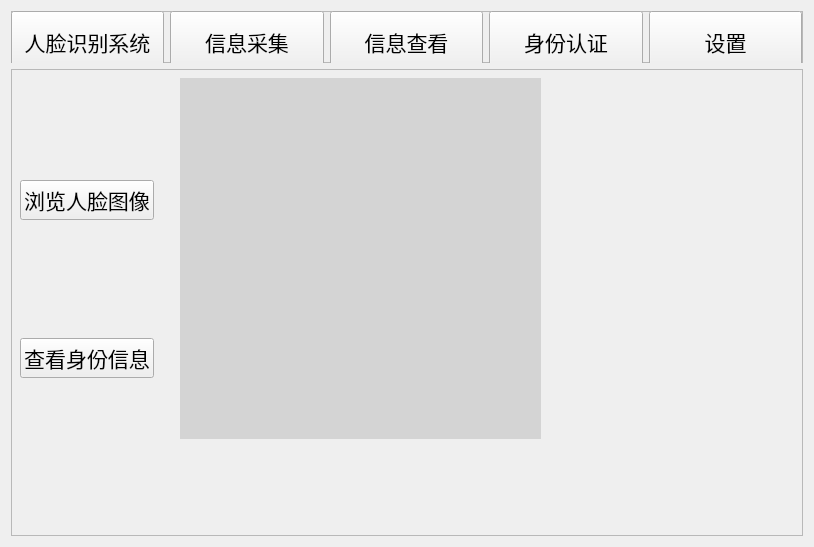
<?xml version="1.0" encoding="UTF-8"?>
<ui version="4.0">
 <class>FRSystem</class>
 <widget class="QWidget" name="FRSystem">
  <property name="geometry">
   <rect>
    <x>0</x>
    <y>0</y>
    <width>814</width>
    <height>547</height>
   </rect>
  </property>
  <property name="sizePolicy">
   <sizepolicy hsizetype="Expanding" vsizetype="Expanding">
    <horstretch>0</horstretch>
    <verstretch>0</verstretch>
   </sizepolicy>
  </property>
  <property name="windowTitle">
   <string>人脸识别数据管理系统</string>
  </property>
  <layout class="QVBoxLayout" name="verticalLayout_3">
   <item>
    <layout class="QVBoxLayout" name="verticalLayout">
     <item>
      <widget class="QFrame" name="frame">
       <property name="sizePolicy">
        <sizepolicy hsizetype="Expanding" vsizetype="Expanding">
         <horstretch>0</horstretch>
         <verstretch>3</verstretch>
        </sizepolicy>
       </property>
       <property name="frameShape">
        <enum>QFrame::StyledPanel</enum>
       </property>
       <property name="frameShadow">
        <enum>QFrame::Raised</enum>
       </property>
       <property name="lineWidth">
        <number>1</number>
       </property>
       <widget class="QWidget" name="horizontalLayoutWidget">
        <property name="geometry">
         <rect>
          <x>0</x>
          <y>0</y>
          <width>791</width>
          <height>62</height>
         </rect>
        </property>
        <layout class="QHBoxLayout" name="horizontalLayout">
         <item>
          <widget class="QPushButton" name="pushButton_11">
           <property name="sizePolicy">
            <sizepolicy hsizetype="Minimum" vsizetype="Expanding">
             <horstretch>0</horstretch>
             <verstretch>0</verstretch>
            </sizepolicy>
           </property>
           <property name="font">
            <font>
             <family>Songti SC</family>
             <pointsize>16</pointsize>
            </font>
           </property>
           <property name="text">
            <string>人脸识别系统</string>
           </property>
          </widget>
         </item>
         <item>
          <widget class="QPushButton" name="pushButton_21">
           <property name="sizePolicy">
            <sizepolicy hsizetype="Minimum" vsizetype="Expanding">
             <horstretch>0</horstretch>
             <verstretch>0</verstretch>
            </sizepolicy>
           </property>
           <property name="font">
            <font>
             <family>Songti SC</family>
             <pointsize>16</pointsize>
            </font>
           </property>
           <property name="text">
            <string>信息采集</string>
           </property>
          </widget>
         </item>
         <item>
          <widget class="QPushButton" name="pushButton_31">
           <property name="sizePolicy">
            <sizepolicy hsizetype="Minimum" vsizetype="Expanding">
             <horstretch>0</horstretch>
             <verstretch>0</verstretch>
            </sizepolicy>
           </property>
           <property name="font">
            <font>
             <family>Songti SC</family>
             <pointsize>16</pointsize>
            </font>
           </property>
           <property name="text">
            <string>信息查看</string>
           </property>
          </widget>
         </item>
         <item>
          <widget class="QPushButton" name="pushButton_41">
           <property name="sizePolicy">
            <sizepolicy hsizetype="Minimum" vsizetype="Expanding">
             <horstretch>0</horstretch>
             <verstretch>0</verstretch>
            </sizepolicy>
           </property>
           <property name="font">
            <font>
             <family>Songti SC</family>
             <pointsize>16</pointsize>
            </font>
           </property>
           <property name="text">
            <string>身份认证</string>
           </property>
          </widget>
         </item>
         <item>
          <widget class="QPushButton" name="pushButton_51">
           <property name="sizePolicy">
            <sizepolicy hsizetype="Minimum" vsizetype="Expanding">
             <horstretch>0</horstretch>
             <verstretch>0</verstretch>
            </sizepolicy>
           </property>
           <property name="font">
            <font>
             <family>Songti SC</family>
             <pointsize>16</pointsize>
            </font>
           </property>
           <property name="text">
            <string>设置</string>
           </property>
          </widget>
         </item>
        </layout>
       </widget>
      </widget>
     </item>
     <item>
      <widget class="QFrame" name="frame_2">
       <property name="sizePolicy">
        <sizepolicy hsizetype="Expanding" vsizetype="Expanding">
         <horstretch>0</horstretch>
         <verstretch>27</verstretch>
        </sizepolicy>
       </property>
       <property name="font">
        <font>
         <family>Songti SC</family>
         <pointsize>16</pointsize>
        </font>
       </property>
       <property name="frameShape">
        <enum>QFrame::StyledPanel</enum>
       </property>
       <property name="frameShadow">
        <enum>QFrame::Raised</enum>
       </property>
       <widget class="QStackedWidget" name="stackedWidget">
        <property name="geometry">
         <rect>
          <x>0</x>
          <y>-10</y>
          <width>771</width>
          <height>441</height>
         </rect>
        </property>
        <property name="sizePolicy">
         <sizepolicy hsizetype="Expanding" vsizetype="Expanding">
          <horstretch>0</horstretch>
          <verstretch>0</verstretch>
         </sizepolicy>
        </property>
        <property name="currentIndex">
         <number>2</number>
        </property>
        <widget class="QWidget" name="page">
         <widget class="QWidget" name="horizontalLayoutWidget_2">
          <property name="geometry">
           <rect>
            <x>228</x>
            <y>240</y>
            <width>240</width>
            <height>51</height>
           </rect>
          </property>
          <layout class="QHBoxLayout" name="horizontalLayout_4">
           <item>
            <widget class="QPushButton" name="pushButton">
             <property name="text">
              <string>登录</string>
             </property>
            </widget>
           </item>
           <item>
            <widget class="QPushButton" name="pushButton_2">
             <property name="text">
              <string>取消</string>
             </property>
            </widget>
           </item>
          </layout>
         </widget>
         <widget class="QWidget" name="layoutWidget">
          <property name="geometry">
           <rect>
            <x>256</x>
            <y>140</y>
            <width>183</width>
            <height>25</height>
           </rect>
          </property>
          <layout class="QHBoxLayout" name="horizontalLayout_2">
           <item>
            <widget class="QLabel" name="label">
             <property name="text">
              <string>用户名</string>
             </property>
            </widget>
           </item>
           <item>
            <widget class="QLineEdit" name="lineEdit">
             <property name="sizePolicy">
              <sizepolicy hsizetype="Fixed" vsizetype="Fixed">
               <horstretch>0</horstretch>
               <verstretch>0</verstretch>
              </sizepolicy>
             </property>
             <property name="minimumSize">
              <size>
               <width>30</width>
               <height>15</height>
              </size>
             </property>
             <property name="maximumSize">
              <size>
               <width>120</width>
               <height>30</height>
              </size>
             </property>
            </widget>
           </item>
          </layout>
         </widget>
         <widget class="QWidget" name="layoutWidget">
          <property name="geometry">
           <rect>
            <x>258</x>
            <y>190</y>
            <width>181</width>
            <height>25</height>
           </rect>
          </property>
          <layout class="QHBoxLayout" name="horizontalLayout_3">
           <item>
            <widget class="QLabel" name="label_2">
             <property name="text">
              <string>密码</string>
             </property>
             <property name="alignment">
              <set>Qt::AlignCenter</set>
             </property>
            </widget>
           </item>
           <item>
            <widget class="QLineEdit" name="lineEdit_2">
             <property name="minimumSize">
              <size>
               <width>30</width>
               <height>15</height>
              </size>
             </property>
             <property name="maximumSize">
              <size>
               <width>120</width>
               <height>30</height>
              </size>
             </property>
            </widget>
           </item>
          </layout>
         </widget>
        </widget>
        <widget class="QWidget" name="page_2">
         <widget class="QLabel" name="label_3">
          <property name="geometry">
           <rect>
            <x>10</x>
            <y>0</y>
            <width>121</width>
            <height>31</height>
           </rect>
          </property>
          <property name="text">
           <string>身份信息录入</string>
          </property>
         </widget>
         <widget class="QLabel" name="label_7">
          <property name="geometry">
           <rect>
            <x>10</x>
            <y>160</y>
            <width>121</width>
            <height>31</height>
           </rect>
          </property>
          <property name="text">
           <string>人脸图像采集</string>
          </property>
         </widget>
         <widget class="QWidget" name="horizontalLayoutWidget_3">
          <property name="geometry">
           <rect>
            <x>10</x>
            <y>210</y>
            <width>214</width>
            <height>61</height>
           </rect>
          </property>
          <layout class="QHBoxLayout" name="horizontalLayout_5">
           <item>
            <widget class="QPushButton" name="pushButton_3">
             <property name="text">
              <string>开始采集</string>
             </property>
            </widget>
           </item>
           <item>
            <widget class="QPushButton" name="pushButton_4">
             <property name="text">
              <string>结束采集</string>
             </property>
            </widget>
           </item>
          </layout>
         </widget>
         <widget class="QLabel" name="label_8">
          <property name="geometry">
           <rect>
            <x>10</x>
            <y>290</y>
            <width>121</width>
            <height>31</height>
           </rect>
          </property>
          <property name="text">
           <string>完成录入</string>
          </property>
         </widget>
         <widget class="QPushButton" name="pushButton_5">
          <property name="geometry">
           <rect>
            <x>60</x>
            <y>340</y>
            <width>113</width>
            <height>50</height>
           </rect>
          </property>
          <property name="minimumSize">
           <size>
            <width>30</width>
            <height>50</height>
           </size>
          </property>
          <property name="text">
           <string>完成录入</string>
          </property>
         </widget>
         <widget class="QLabel" name="label_9">
          <property name="geometry">
           <rect>
            <x>270</x>
            <y>10</y>
            <width>361</width>
            <height>341</height>
           </rect>
          </property>
          <property name="palette">
           <palette>
            <active>
             <colorrole role="Button">
              <brush brushstyle="SolidPattern">
               <color alpha="255">
                <red>212</red>
                <green>212</green>
                <blue>212</blue>
               </color>
              </brush>
             </colorrole>
             <colorrole role="Base">
              <brush brushstyle="SolidPattern">
               <color alpha="255">
                <red>212</red>
                <green>212</green>
                <blue>212</blue>
               </color>
              </brush>
             </colorrole>
             <colorrole role="Window">
              <brush brushstyle="SolidPattern">
               <color alpha="255">
                <red>212</red>
                <green>212</green>
                <blue>212</blue>
               </color>
              </brush>
             </colorrole>
            </active>
            <inactive>
             <colorrole role="Button">
              <brush brushstyle="SolidPattern">
               <color alpha="255">
                <red>212</red>
                <green>212</green>
                <blue>212</blue>
               </color>
              </brush>
             </colorrole>
             <colorrole role="Base">
              <brush brushstyle="SolidPattern">
               <color alpha="255">
                <red>212</red>
                <green>212</green>
                <blue>212</blue>
               </color>
              </brush>
             </colorrole>
             <colorrole role="Window">
              <brush brushstyle="SolidPattern">
               <color alpha="255">
                <red>212</red>
                <green>212</green>
                <blue>212</blue>
               </color>
              </brush>
             </colorrole>
            </inactive>
            <disabled>
             <colorrole role="Button">
              <brush brushstyle="SolidPattern">
               <color alpha="255">
                <red>212</red>
                <green>212</green>
                <blue>212</blue>
               </color>
              </brush>
             </colorrole>
             <colorrole role="Base">
              <brush brushstyle="SolidPattern">
               <color alpha="255">
                <red>212</red>
                <green>212</green>
                <blue>212</blue>
               </color>
              </brush>
             </colorrole>
             <colorrole role="Window">
              <brush brushstyle="SolidPattern">
               <color alpha="255">
                <red>212</red>
                <green>212</green>
                <blue>212</blue>
               </color>
              </brush>
             </colorrole>
            </disabled>
           </palette>
          </property>
          <property name="styleSheet">
           <string notr="true">background-color:rgb(212, 212, 212)</string>
          </property>
          <property name="text">
           <string/>
          </property>
         </widget>
         <widget class="QLabel" name="label_10">
          <property name="geometry">
           <rect>
            <x>640</x>
            <y>10</y>
            <width>121</width>
            <height>121</height>
           </rect>
          </property>
          <property name="palette">
           <palette>
            <active>
             <colorrole role="Button">
              <brush brushstyle="SolidPattern">
               <color alpha="255">
                <red>212</red>
                <green>212</green>
                <blue>212</blue>
               </color>
              </brush>
             </colorrole>
             <colorrole role="Base">
              <brush brushstyle="SolidPattern">
               <color alpha="255">
                <red>212</red>
                <green>212</green>
                <blue>212</blue>
               </color>
              </brush>
             </colorrole>
             <colorrole role="Window">
              <brush brushstyle="SolidPattern">
               <color alpha="255">
                <red>212</red>
                <green>212</green>
                <blue>212</blue>
               </color>
              </brush>
             </colorrole>
            </active>
            <inactive>
             <colorrole role="Button">
              <brush brushstyle="SolidPattern">
               <color alpha="255">
                <red>212</red>
                <green>212</green>
                <blue>212</blue>
               </color>
              </brush>
             </colorrole>
             <colorrole role="Base">
              <brush brushstyle="SolidPattern">
               <color alpha="255">
                <red>212</red>
                <green>212</green>
                <blue>212</blue>
               </color>
              </brush>
             </colorrole>
             <colorrole role="Window">
              <brush brushstyle="SolidPattern">
               <color alpha="255">
                <red>212</red>
                <green>212</green>
                <blue>212</blue>
               </color>
              </brush>
             </colorrole>
            </inactive>
            <disabled>
             <colorrole role="Button">
              <brush brushstyle="SolidPattern">
               <color alpha="255">
                <red>212</red>
                <green>212</green>
                <blue>212</blue>
               </color>
              </brush>
             </colorrole>
             <colorrole role="Base">
              <brush brushstyle="SolidPattern">
               <color alpha="255">
                <red>212</red>
                <green>212</green>
                <blue>212</blue>
               </color>
              </brush>
             </colorrole>
             <colorrole role="Window">
              <brush brushstyle="SolidPattern">
               <color alpha="255">
                <red>212</red>
                <green>212</green>
                <blue>212</blue>
               </color>
              </brush>
             </colorrole>
            </disabled>
           </palette>
          </property>
          <property name="styleSheet">
           <string notr="true">background-color:rgb(212, 212, 212)</string>
          </property>
          <property name="text">
           <string/>
          </property>
         </widget>
         <widget class="QWidget" name="layoutWidget">
          <property name="geometry">
           <rect>
            <x>10</x>
            <y>50</y>
            <width>211</width>
            <height>91</height>
           </rect>
          </property>
          <layout class="QFormLayout" name="formLayout">
           <item row="0" column="0">
            <widget class="QLabel" name="label_4">
             <property name="text">
              <string>身份id</string>
             </property>
            </widget>
           </item>
           <item row="0" column="1">
            <widget class="QLineEdit" name="lineEdit_3"/>
           </item>
           <item row="1" column="0">
            <widget class="QLabel" name="label_5">
             <property name="text">
              <string>姓名</string>
             </property>
            </widget>
           </item>
           <item row="1" column="1">
            <widget class="QLineEdit" name="lineEdit_4"/>
           </item>
           <item row="2" column="0">
            <widget class="QLabel" name="label_6">
             <property name="text">
              <string>年龄</string>
             </property>
            </widget>
           </item>
           <item row="2" column="1">
            <widget class="QLineEdit" name="lineEdit_5"/>
           </item>
          </layout>
         </widget>
        </widget>
        <widget class="QWidget" name="page_3">
         <layout class="QHBoxLayout" name="horizontalLayout_6">
          <item>
           <layout class="QVBoxLayout" name="verticalLayout_2">
            <item>
             <widget class="QPushButton" name="pushButton_8">
              <property name="text">
               <string>浏览人脸图像</string>
              </property>
             </widget>
            </item>
            <item>
             <widget class="QPushButton" name="pushButton_7">
              <property name="text">
               <string>查看身份信息</string>
              </property>
             </widget>
            </item>
           </layout>
          </item>
          <item>
           <widget class="QStackedWidget" name="stackedWidget_2">
            <property name="sizePolicy">
             <sizepolicy hsizetype="Expanding" vsizetype="Expanding">
              <horstretch>0</horstretch>
              <verstretch>0</verstretch>
             </sizepolicy>
            </property>
            <widget class="QWidget" name="page_6">
             <property name="sizePolicy">
              <sizepolicy hsizetype="Expanding" vsizetype="Expanding">
               <horstretch>0</horstretch>
               <verstretch>0</verstretch>
              </sizepolicy>
             </property>
             <widget class="QLabel" name="label_11">
              <property name="geometry">
               <rect>
                <x>20</x>
                <y>10</y>
                <width>361</width>
                <height>361</height>
               </rect>
              </property>
              <property name="sizePolicy">
               <sizepolicy hsizetype="Expanding" vsizetype="Expanding">
                <horstretch>0</horstretch>
                <verstretch>0</verstretch>
               </sizepolicy>
              </property>
              <property name="palette">
               <palette>
                <active>
                 <colorrole role="Button">
                  <brush brushstyle="SolidPattern">
                   <color alpha="255">
                    <red>212</red>
                    <green>212</green>
                    <blue>212</blue>
                   </color>
                  </brush>
                 </colorrole>
                 <colorrole role="Base">
                  <brush brushstyle="SolidPattern">
                   <color alpha="255">
                    <red>212</red>
                    <green>212</green>
                    <blue>212</blue>
                   </color>
                  </brush>
                 </colorrole>
                 <colorrole role="Window">
                  <brush brushstyle="SolidPattern">
                   <color alpha="255">
                    <red>212</red>
                    <green>212</green>
                    <blue>212</blue>
                   </color>
                  </brush>
                 </colorrole>
                </active>
                <inactive>
                 <colorrole role="Button">
                  <brush brushstyle="SolidPattern">
                   <color alpha="255">
                    <red>212</red>
                    <green>212</green>
                    <blue>212</blue>
                   </color>
                  </brush>
                 </colorrole>
                 <colorrole role="Base">
                  <brush brushstyle="SolidPattern">
                   <color alpha="255">
                    <red>212</red>
                    <green>212</green>
                    <blue>212</blue>
                   </color>
                  </brush>
                 </colorrole>
                 <colorrole role="Window">
                  <brush brushstyle="SolidPattern">
                   <color alpha="255">
                    <red>212</red>
                    <green>212</green>
                    <blue>212</blue>
                   </color>
                  </brush>
                 </colorrole>
                </inactive>
                <disabled>
                 <colorrole role="Button">
                  <brush brushstyle="SolidPattern">
                   <color alpha="255">
                    <red>212</red>
                    <green>212</green>
                    <blue>212</blue>
                   </color>
                  </brush>
                 </colorrole>
                 <colorrole role="Base">
                  <brush brushstyle="SolidPattern">
                   <color alpha="255">
                    <red>212</red>
                    <green>212</green>
                    <blue>212</blue>
                   </color>
                  </brush>
                 </colorrole>
                 <colorrole role="Window">
                  <brush brushstyle="SolidPattern">
                   <color alpha="255">
                    <red>212</red>
                    <green>212</green>
                    <blue>212</blue>
                   </color>
                  </brush>
                 </colorrole>
                </disabled>
               </palette>
              </property>
              <property name="styleSheet">
               <string notr="true">background-color:rgb(212, 212, 212)</string>
              </property>
              <property name="text">
               <string/>
              </property>
             </widget>
            </widget>
            <widget class="QWidget" name="page_7">
             <property name="sizePolicy">
              <sizepolicy hsizetype="Expanding" vsizetype="Expanding">
               <horstretch>0</horstretch>
               <verstretch>0</verstretch>
              </sizepolicy>
             </property>
             <widget class="QTableView" name="tableView">
              <property name="geometry">
               <rect>
                <x>-15</x>
                <y>0</y>
                <width>421</width>
                <height>421</height>
               </rect>
              </property>
             </widget>
            </widget>
           </widget>
          </item>
         </layout>
        </widget>
        <widget class="QWidget" name="page_4">
         <widget class="QWidget" name="verticalLayoutWidget">
          <property name="geometry">
           <rect>
            <x>20</x>
            <y>30</y>
            <width>160</width>
            <height>371</height>
           </rect>
          </property>
          <layout class="QVBoxLayout" name="verticalLayout_4">
           <item>
            <widget class="QPushButton" name="pushButton_9">
             <property name="text">
              <string>选择人脸照片</string>
             </property>
            </widget>
           </item>
           <item>
            <widget class="QPushButton" name="pushButton_6">
             <property name="text">
              <string>开始识别人脸</string>
             </property>
            </widget>
           </item>
          </layout>
         </widget>
         <widget class="QLabel" name="label_12">
          <property name="geometry">
           <rect>
            <x>220</x>
            <y>30</y>
            <width>361</width>
            <height>361</height>
           </rect>
          </property>
          <property name="palette">
           <palette>
            <active>
             <colorrole role="Button">
              <brush brushstyle="SolidPattern">
               <color alpha="255">
                <red>212</red>
                <green>212</green>
                <blue>212</blue>
               </color>
              </brush>
             </colorrole>
             <colorrole role="Base">
              <brush brushstyle="SolidPattern">
               <color alpha="255">
                <red>212</red>
                <green>212</green>
                <blue>212</blue>
               </color>
              </brush>
             </colorrole>
             <colorrole role="Window">
              <brush brushstyle="SolidPattern">
               <color alpha="255">
                <red>212</red>
                <green>212</green>
                <blue>212</blue>
               </color>
              </brush>
             </colorrole>
            </active>
            <inactive>
             <colorrole role="Button">
              <brush brushstyle="SolidPattern">
               <color alpha="255">
                <red>212</red>
                <green>212</green>
                <blue>212</blue>
               </color>
              </brush>
             </colorrole>
             <colorrole role="Base">
              <brush brushstyle="SolidPattern">
               <color alpha="255">
                <red>212</red>
                <green>212</green>
                <blue>212</blue>
               </color>
              </brush>
             </colorrole>
             <colorrole role="Window">
              <brush brushstyle="SolidPattern">
               <color alpha="255">
                <red>212</red>
                <green>212</green>
                <blue>212</blue>
               </color>
              </brush>
             </colorrole>
            </inactive>
            <disabled>
             <colorrole role="Button">
              <brush brushstyle="SolidPattern">
               <color alpha="255">
                <red>212</red>
                <green>212</green>
                <blue>212</blue>
               </color>
              </brush>
             </colorrole>
             <colorrole role="Base">
              <brush brushstyle="SolidPattern">
               <color alpha="255">
                <red>212</red>
                <green>212</green>
                <blue>212</blue>
               </color>
              </brush>
             </colorrole>
             <colorrole role="Window">
              <brush brushstyle="SolidPattern">
               <color alpha="255">
                <red>212</red>
                <green>212</green>
                <blue>212</blue>
               </color>
              </brush>
             </colorrole>
            </disabled>
           </palette>
          </property>
          <property name="styleSheet">
           <string notr="true">background-color:rgb(212, 212, 212)</string>
          </property>
          <property name="text">
           <string/>
          </property>
         </widget>
         <widget class="QTextBrowser" name="textBrowser">
          <property name="geometry">
           <rect>
            <x>600</x>
            <y>30</y>
            <width>141</width>
            <height>361</height>
           </rect>
          </property>
         </widget>
        </widget>
        <widget class="QWidget" name="page_5">
         <widget class="QLabel" name="label_13">
          <property name="geometry">
           <rect>
            <x>60</x>
            <y>40</y>
            <width>181</width>
            <height>41</height>
           </rect>
          </property>
          <property name="text">
           <string>人脸图像保存路径</string>
          </property>
         </widget>
         <widget class="QTextEdit" name="textEdit">
          <property name="geometry">
           <rect>
            <x>60</x>
            <y>120</y>
            <width>151</width>
            <height>61</height>
           </rect>
          </property>
          <property name="html">
           <string>&lt;!DOCTYPE HTML PUBLIC &quot;-//W3C//DTD HTML 4.0//EN&quot; &quot;http://www.w3.org/TR/REC-html40/strict.dtd&quot;&gt;
&lt;html&gt;&lt;head&gt;&lt;meta name=&quot;qrichtext&quot; content=&quot;1&quot; /&gt;&lt;style type=&quot;text/css&quot;&gt;
p, li { white-space: pre-wrap; }
&lt;/style&gt;&lt;/head&gt;&lt;body style=&quot; font-family:'Songti SC'; font-size:16pt; font-weight:400; font-style:normal;&quot;&gt;
&lt;p style=&quot; margin-top:0px; margin-bottom:0px; margin-left:0px; margin-right:0px; -qt-block-indent:0; text-indent:0px;&quot;&gt;./data&lt;/p&gt;
&lt;p style=&quot;-qt-paragraph-type:empty; margin-top:0px; margin-bottom:0px; margin-left:0px; margin-right:0px; -qt-block-indent:0; text-indent:0px;&quot;&gt;&lt;br /&gt;&lt;/p&gt;&lt;/body&gt;&lt;/html&gt;</string>
          </property>
         </widget>
         <widget class="QPushButton" name="pushButton_10">
          <property name="geometry">
           <rect>
            <x>240</x>
            <y>133</y>
            <width>138</width>
            <height>39</height>
           </rect>
          </property>
          <property name="text">
           <string>选择文件路径</string>
          </property>
         </widget>
         <widget class="QLabel" name="label_14">
          <property name="geometry">
           <rect>
            <x>60</x>
            <y>240</y>
            <width>181</width>
            <height>41</height>
           </rect>
          </property>
          <property name="text">
           <string>人脸特征抽取模型</string>
          </property>
         </widget>
         <widget class="QComboBox" name="comboBox">
          <property name="geometry">
           <rect>
            <x>150</x>
            <y>310</y>
            <width>149</width>
            <height>40</height>
           </rect>
          </property>
          <property name="sizePolicy">
           <sizepolicy hsizetype="Preferred" vsizetype="Fixed">
            <horstretch>0</horstretch>
            <verstretch>0</verstretch>
           </sizepolicy>
          </property>
          <property name="minimumSize">
           <size>
            <width>0</width>
            <height>40</height>
           </size>
          </property>
          <property name="maximumSize">
           <size>
            <width>16777215</width>
            <height>40</height>
           </size>
          </property>
          <property name="baseSize">
           <size>
            <width>0</width>
            <height>40</height>
           </size>
          </property>
          <item>
           <property name="text">
            <string>pca_model</string>
           </property>
          </item>
          <item>
           <property name="text">
            <string>facenet_model</string>
           </property>
          </item>
         </widget>
         <widget class="QLabel" name="label_15">
          <property name="geometry">
           <rect>
            <x>440</x>
            <y>40</y>
            <width>181</width>
            <height>41</height>
           </rect>
          </property>
          <property name="text">
           <string>人脸检测算法</string>
          </property>
         </widget>
         <widget class="QComboBox" name="comboBox_2">
          <property name="geometry">
           <rect>
            <x>530</x>
            <y>132</y>
            <width>151</width>
            <height>40</height>
           </rect>
          </property>
          <property name="sizePolicy">
           <sizepolicy hsizetype="Preferred" vsizetype="Fixed">
            <horstretch>0</horstretch>
            <verstretch>0</verstretch>
           </sizepolicy>
          </property>
          <property name="minimumSize">
           <size>
            <width>0</width>
            <height>40</height>
           </size>
          </property>
          <property name="maximumSize">
           <size>
            <width>16777215</width>
            <height>40</height>
           </size>
          </property>
          <property name="baseSize">
           <size>
            <width>0</width>
            <height>40</height>
           </size>
          </property>
          <item>
           <property name="text">
            <string>haar</string>
           </property>
          </item>
          <item>
           <property name="text">
            <string>dlib</string>
           </property>
          </item>
         </widget>
         <widget class="QLabel" name="label_16">
          <property name="geometry">
           <rect>
            <x>440</x>
            <y>240</y>
            <width>181</width>
            <height>41</height>
           </rect>
          </property>
          <property name="text">
           <string>人脸识别算法</string>
          </property>
         </widget>
         <widget class="QComboBox" name="comboBox_3">
          <property name="geometry">
           <rect>
            <x>530</x>
            <y>310</y>
            <width>151</width>
            <height>40</height>
           </rect>
          </property>
          <property name="sizePolicy">
           <sizepolicy hsizetype="Preferred" vsizetype="Fixed">
            <horstretch>0</horstretch>
            <verstretch>0</verstretch>
           </sizepolicy>
          </property>
          <property name="minimumSize">
           <size>
            <width>0</width>
            <height>40</height>
           </size>
          </property>
          <property name="maximumSize">
           <size>
            <width>16777215</width>
            <height>40</height>
           </size>
          </property>
          <property name="baseSize">
           <size>
            <width>0</width>
            <height>40</height>
           </size>
          </property>
          <item>
           <property name="text">
            <string>eigenface</string>
           </property>
          </item>
          <item>
           <property name="text">
            <string>lbphface</string>
           </property>
          </item>
          <item>
           <property name="text">
            <string>fisherface</string>
           </property>
          </item>
         </widget>
        </widget>
       </widget>
      </widget>
     </item>
    </layout>
   </item>
  </layout>
 </widget>
 <resources/>
 <connections/>
</ui>
